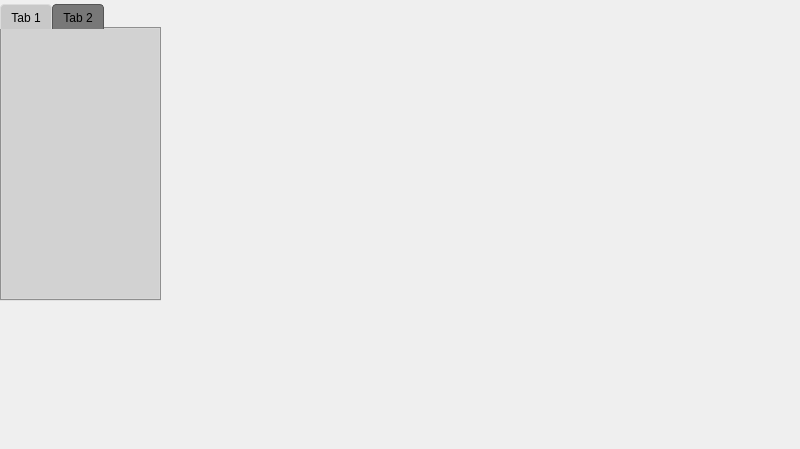
<?xml version="1.0" encoding="UTF-8"?>
<ui version="4.0">
 <class>MainDialog</class>
 <widget class="QDialog" name="MainDialog">
  <property name="enabled">
   <bool>true</bool>
  </property>
  <property name="geometry">
   <rect>
    <x>0</x>
    <y>0</y>
    <width>800</width>
    <height>449</height>
   </rect>
  </property>
  <property name="sizePolicy">
   <sizepolicy hsizetype="Maximum" vsizetype="Maximum">
    <horstretch>0</horstretch>
    <verstretch>0</verstretch>
   </sizepolicy>
  </property>
  <property name="windowTitle">
   <string>Dialog</string>
  </property>
  <property name="styleSheet">
   <string notr="true">QTabWidget{
background:rgb(200,200,200);

}
QTabBar::tab:selected 
{
background:rgb(200,200,200);


    border: 1px solid rgb(220,220,220);
 
    border-bottom-style: none;

    border-top-left-radius:     4px;
    border-top-right-radius:    4px;
    border-bottom-right-radius: 0px;
    border-bottom-left-radius:  0px;
    padding: 6px 10px 4px 10px;
    margin: 4px 0px 0px 0px;
}

QTabBar::tab:!selected
{


    background: rgb(120,120,120);


    border: 1px solid rgb(85,85,85);
   
    border-bottom-style: none;

    border-top-left-radius:     4px;
    border-top-right-radius:    4px;
    border-bottom-right-radius: 0px;
    border-bottom-left-radius:  0px;
    padding: 6px 10px 4px 10px;
    margin: 4px 0px 0px 0px;

}


QTabBar::tab:!selected:hover
{
background:rgb(200,200,200);


    border: 1px solid rgb(220,220,220);
    
 
    border-bottom-style: none;

    border-top-left-radius:     4px;
    border-top-right-radius:    4px;
    border-bottom-right-radius: 0px;
    border-bottom-left-radius:  0px;
    padding: 6px 10px 4px 10px;
    margin: 4px 0px 0px 0px;
}</string>
  </property>
  <widget class="QTabWidget" name="tabWidget">
   <property name="geometry">
    <rect>
     <x>0</x>
     <y>0</y>
     <width>161</width>
     <height>301</height>
    </rect>
   </property>
   <property name="currentIndex">
    <number>0</number>
   </property>
   <widget class="QWidget" name="tab">
    <attribute name="title">
     <string>Tab 1</string>
    </attribute>
   </widget>
   <widget class="QWidget" name="tab_2">
    <attribute name="title">
     <string>Tab 2</string>
    </attribute>
   </widget>
  </widget>
 </widget>
 <resources/>
 <connections/>
 <buttongroups>
  <buttongroup name="buttonGroup">
   <property name="exclusive">
    <bool>true</bool>
   </property>
  </buttongroup>
 </buttongroups>
</ui>
